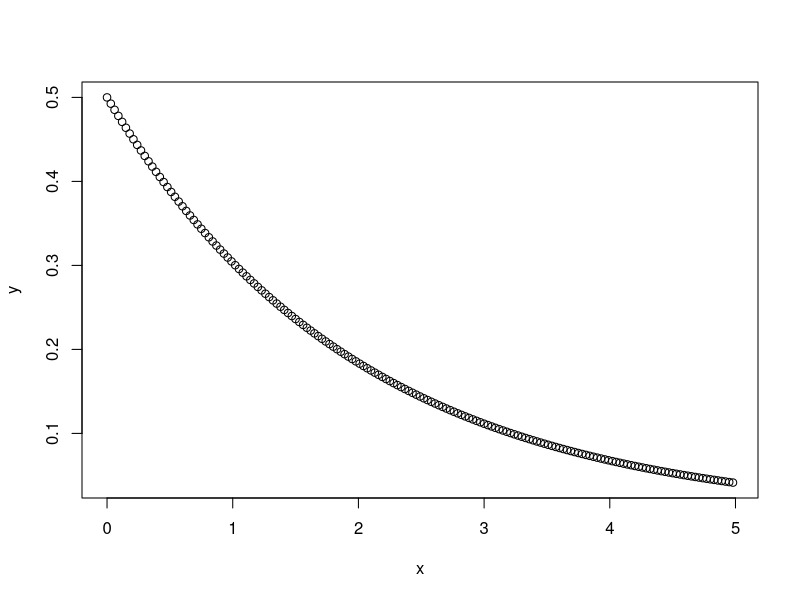
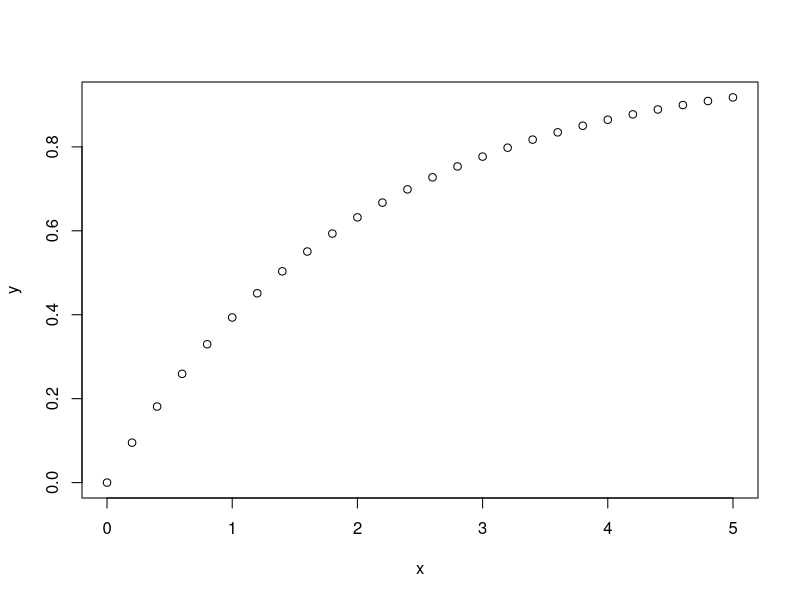
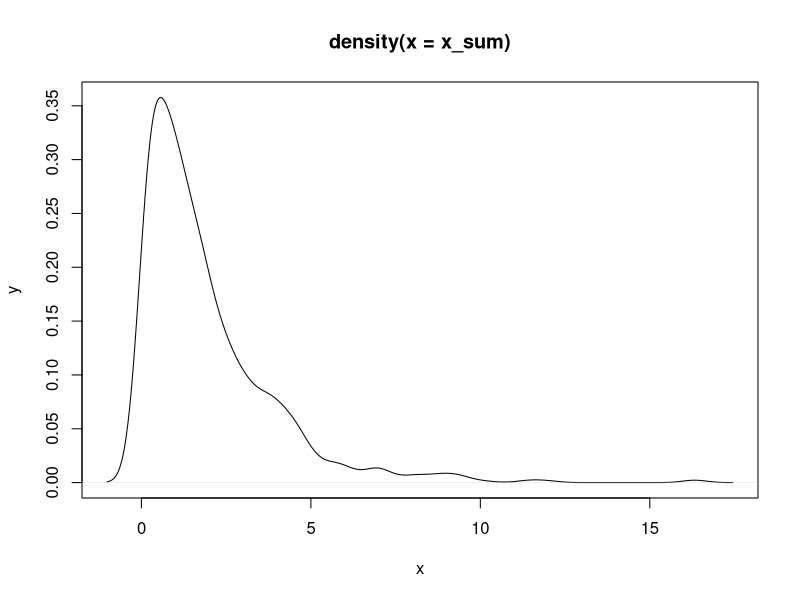

These figures' R source, in order:
##Ques1

x=punif(45,min=0,max=60, lower.tail = FALSE)
print(x)
y<-punif(30,min=0,max=60)-punif(20,min=0,max=60)
print(y)

## Ques 2
dexp(3,1/2)

x=seq(0,5,0.03)
y=dexp(x,rate=1/2)
plot(x,y,xlab='x',ylab='y')

x1=seq(0,5,0.2)
y1=pexp(x1,rate=0.5)
plot(x1,y1,xlab='x',ylab='y')

pexp(3,rate=1/2)

n=1000
x_sum=rexp(n,0.5)
plot(density(x_sum),xlab='x',ylab='y')


##Ques3
a<-2
b<-1/3
prob=pgamma(1,shape=a,scale=b,lower.tail = FALSE)
print(prob)
qgamma(0.7,shape=a,scale=b)
